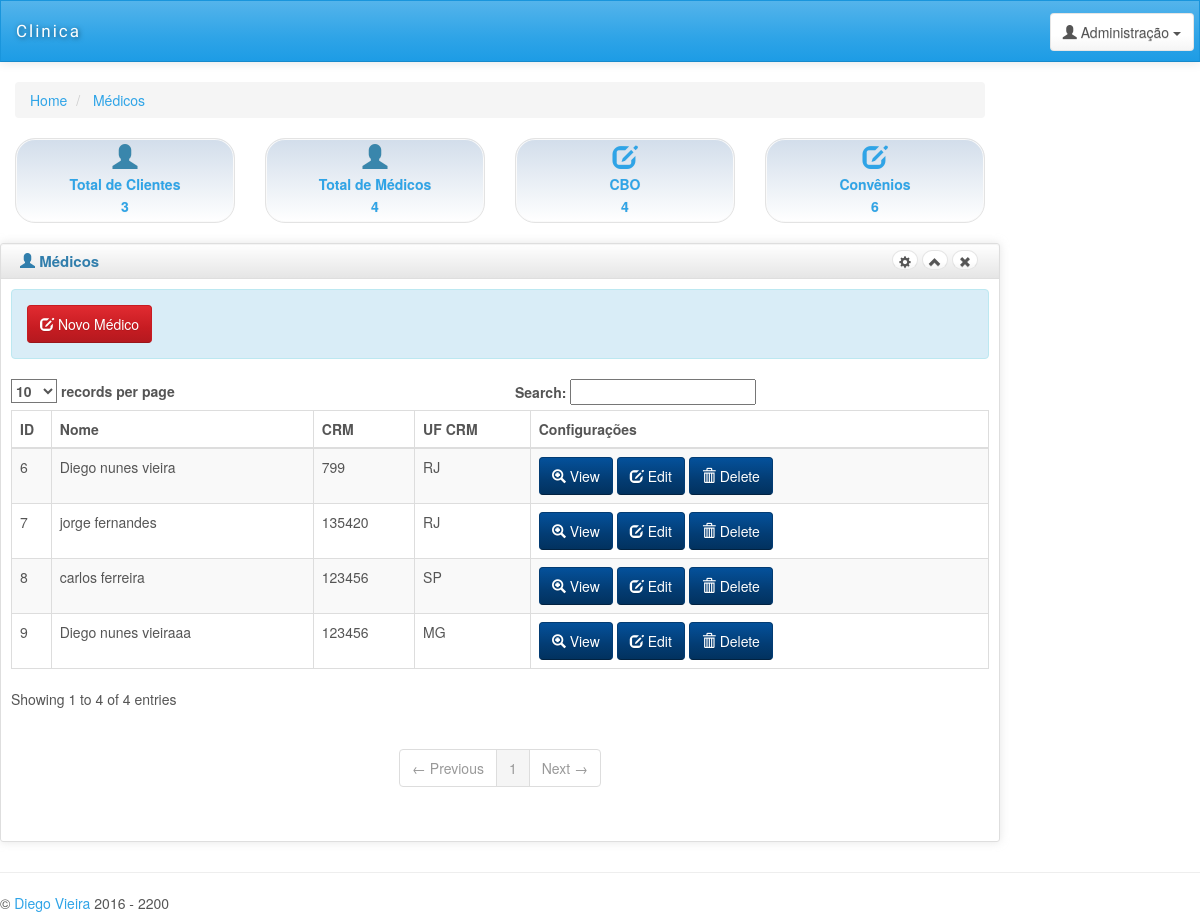
Page /medicos.php (signed in) on the earlier database version.
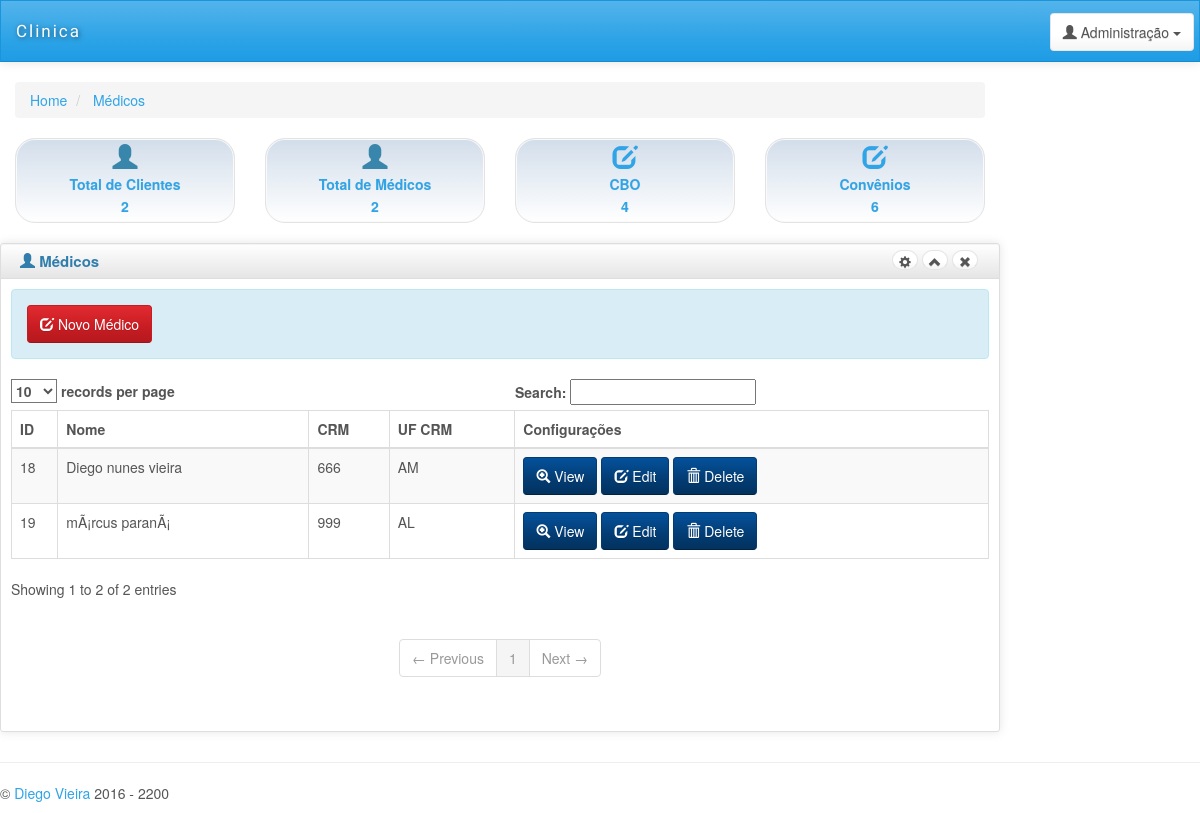
Same page on the later database version.
### tables this page shows
CREATE TABLE `medicos` (
  `id_medico` int(50) NOT NULL,
  `crm_medico` int(50) NOT NULL,
  `nome_medico` varchar(50) NOT NULL,
  `conselho_medico` varchar(30) NOT NULL,
  `uf_crm_medico` varchar(50) NOT NULL,
  `cbo_medico` varchar(50) NOT NULL,
  `senha_medico` varchar(30) NOT NULL,
  `medico_on/of` int(10) NOT NULL
);

### contagens.php (called while the page is built, shortened)
<?php
$consulta = mysql_query("SELECT * FROM clientes");
$NumeroLinhas = mysql_num_rows($consulta);
$consultamedico=mysql_query("SELECT * FROM medicos");
$numeromedico=mysql_num_rows($consultamedico);
?>

### medicos.php (the view, shortened to what the changed rows need)
<?PHP
include 'contagens.php';
?>
<!DOCTYPE html>
<html lang="en">
<head>
    <link id="bs-css" href="css/bootstrap-cerulean.min.css" rel="stylesheet">
    <link href="css/charisma-app.css" rel="stylesheet">
    <link href='bower_components/fullcalendar/dist/fullcalendar.css' rel='stylesheet'>
    <link href='bower_components/fullcalendar/dist/fullcalendar.print.css' rel='stylesheet' media='print'>
    <link href='bower_components/chosen/chosen.min.css' rel='stylesheet'>
    <link href='bower_components/colorbox/example3/colorbox.css' rel='stylesheet'>
    <link href='bower_components/responsive-tables/responsive-tables.css' rel='stylesheet'>
    <link href='bower_components/bootstrap-tour/build/css/bootstrap-tour.min.css' rel='stylesheet'>
    <link href='css/jquery.noty.css' rel='stylesheet'>
    <link href='css/noty_theme_default.css' rel='stylesheet'>
    <link href='css/elfinder.min.css' rel='stylesheet'>
    <link href='css/elfinder.theme.css' rel='stylesheet'>
    <link href='css/jquery.iphone.toggle.css' rel='stylesheet'>
    <link href='css/uploadify.css' rel='stylesheet'>
    <link href='css/animate.min.css' rel='stylesheet'>
</head>
<body>
    <div class="navbar navbar-default" role="navigation">
        <div class="navbar-inner">
        </div>
    </div>
      <div id="content" class="col-lg-10 col-sm-10">
            <div>
</div>
<div class=" row">
    <div class="col-md-3 col-sm-3 col-xs-6">
        <a data-toggle="tooltip" title="Novo Cliente." class="well top-block" href="clientes.php">
            <i class="glyphicon glyphicon-user blue"></i>
            <div>Total de Clientes </div>
            <div><?php echo $NumeroLinhas;  ?></div>
        </a>
    </div>
    <div class="col-md-3 col-sm-3 col-xs-6">
        <a data-toggle="tooltip" title="Novo Médico" class="well top-block" href="#">
            <i class="glyphicon glyphicon-user blue"></i>
            <div>Total de Médicos </div>
            <div><?php  echo $numeromedico;   ?></div>
        </a>
    </div>
<div class="row">
    <div class="box col-md-12">
    <div class="box-inner">
    <div class="box-header well" data-original-title="">
        <h2><i class="glyphicon glyphicon-user"></i> Médicos</h2>
        <div class="box-icon">
        </div>
    </div>
    <div class="box-content">
    <div class="alert alert-info"> <a class="btn btn-danger" onClick="funcaonova()" href="#">
</a> <a href="" target="_blank"></a></div>
    <table class="table table-striped table-bordered bootstrap-datatable datatable responsive">
    <thead>
    <tr>
        <th>ID</th>
        <th>Nome</th>
        <th>CRM</th>
        <th>UF CRM</th>
        <th>Configurações</th>
    </tr>
    </thead>
    <tbody>
<?php
$conectar = new conexao();
$conectar -> conectar();
if($conectar){
$sqlconvenios ="SELECT * FROM medicos";
$consulta = mysql_query($sqlconvenios);
while( $registro = mysql_fetch_assoc($consulta)){
echo '<tr>';
echo '<td class="center"> '.$registro["id_medico"].'</td>';
echo '<td class="center"> '.$registro["nome_medico"].'</td>';
echo '<td class="center"> '.$registro["crm_medico"].' </td>';
echo ' <td class="center">';
echo ' <span class="center">'.$registro["uf_crm_medico"].'</span>';
echo ' </td>';
echo ' <td class="center">';
echo ' <a class="btn btn-info" onclick="funcaoview('.$registro["id_medico"].')" href="#">';
echo ' <i class="glyphicon glyphicon-zoom-in icon-white"></i>';
echo ' View';
echo ' </a>';
echo ' <a class="btn btn-info" onclick="funcaoedita('.$registro["id_medico"].')" href="#">';
echo ' <i class="glyphicon glyphicon-edit icon-white"></i>';
echo ' Edit';
echo ' </a>';
echo ' <a class="btn btn-info" onclick="funcaodeleta('.$registro["id_medico"].')" href="#">';
echo ' <i class="glyphicon glyphicon-trash icon-white"></i>';
echo ' Delete';
echo ' </a>';
echo ' </td>';
echo ' </tr>';
}
}
?>
    </tbody>
    </table>
    </div>
    </div>
    </div>
                </div>
            </div>
        </div>
<div class="row">
</div>
    <hr>
    <footer class="row">
        <p class="col-md-9 col-sm-9 col-xs-12 copyright">&copy;  2016 - 2200</p>
    </footer>
</body>
</html>

Differences in the rows shown:
removed medicos: id_medico "6", nome_medico "Diego nunes vieira", crm_medico "799", uf_crm_medico "RJ"
removed medicos: id_medico "7", nome_medico "jorge fernandes", crm_medico "135420", uf_crm_medico "RJ"
removed medicos: id_medico "8", nome_medico "carlos ferreira", crm_medico "123456", uf_crm_medico "SP"
removed medicos: id_medico "9", nome_medico "Diego nunes vieiraaa", crm_medico "123456", uf_crm_medico "MG"
added medicos: id_medico "18", nome_medico "Diego nunes vieira", crm_medico "666", uf_crm_medico "AM"
added medicos: id_medico "19", nome_medico "mÃ¡rcus paranÃ¡", crm_medico "999", uf_crm_medico "AL"
Other differences:
$NumeroLinhas: "3" → "2"
$numeromedico: "4" → "2"
text written by a page script: "records per page Search: Showing 1 to 4 of 4 entries ← Previous 1 Next →" → "records per page Search: Showing 1 to 2 of 2 entries ← Previous 1 Next →"
